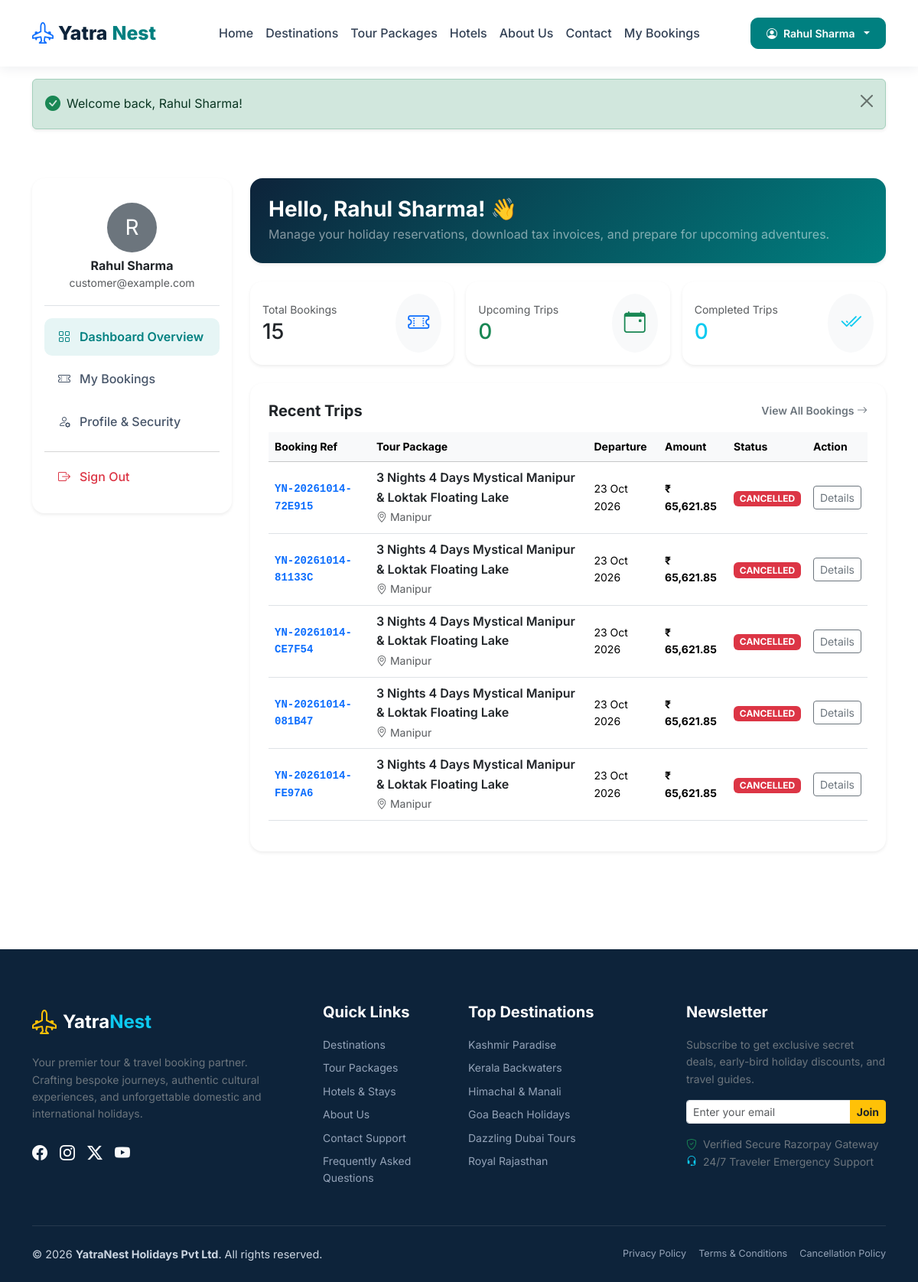
/dashboard (signed in), run on an earlier commit of the app's database.
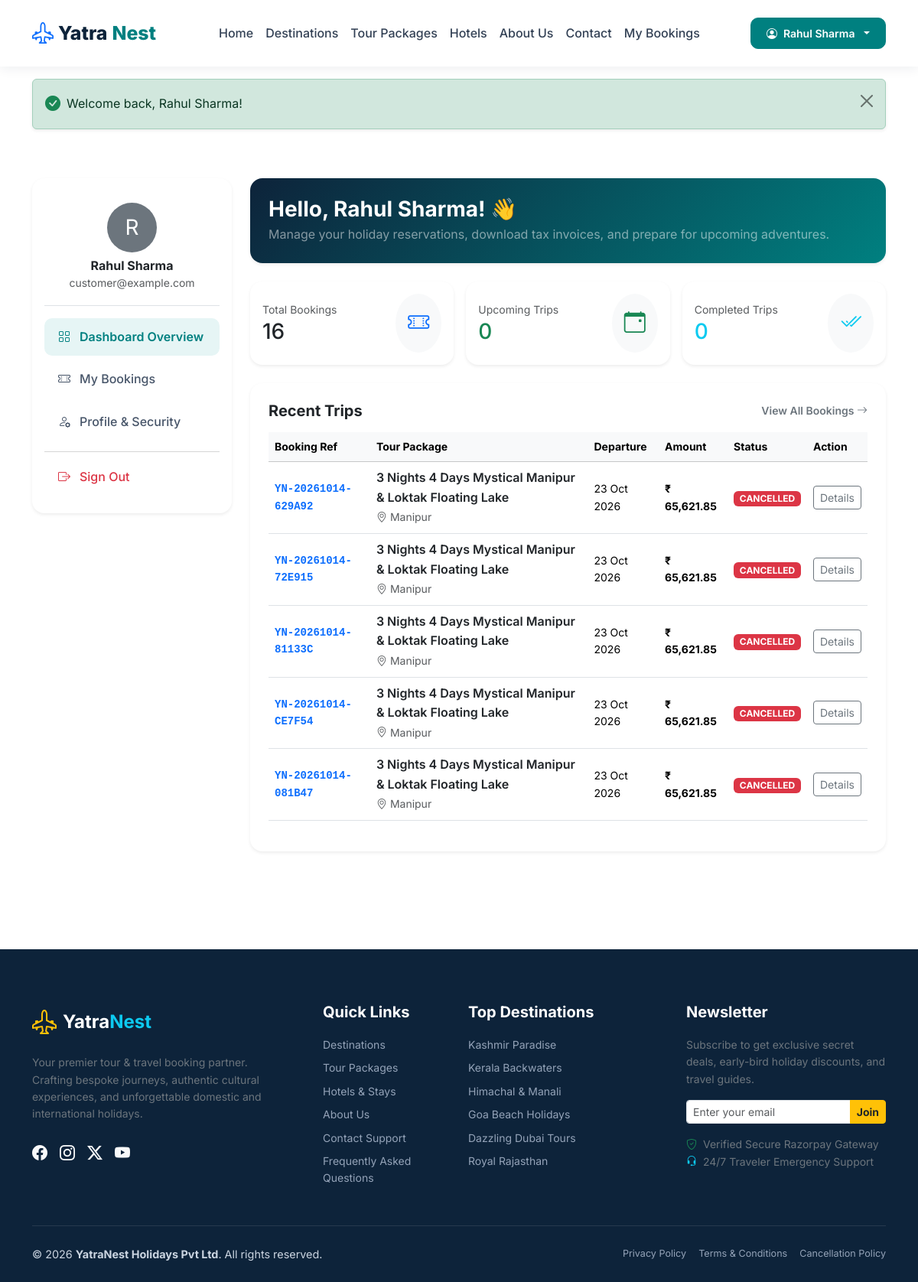
And on a later commit of the database.
### tables this page shows
CREATE TABLE `users` (
  `id` int(10) unsigned NOT NULL AUTO_INCREMENT,
  `name` varchar(150) NOT NULL,
  `email` varchar(191) NOT NULL,
  `phone` varchar(25) DEFAULT NULL,
  `password_hash` varchar(255) NOT NULL,
  `status` enum('active','suspended') DEFAULT 'active',
  `avatar` varchar(255) DEFAULT NULL,
  `created_at` timestamp NOT NULL DEFAULT current_timestamp(),
  `updated_at` timestamp NOT NULL DEFAULT current_timestamp() ON UPDATE current_timestamp(),
  PRIMARY KEY (`id`),
  UNIQUE KEY `email` (`email`),
  KEY `idx_users_email` (`email`),
  KEY `idx_users_status` (`status`)
);

CREATE TABLE `bookings` (
  `id` int(10) unsigned NOT NULL AUTO_INCREMENT,
  `booking_reference` varchar(50) NOT NULL,
  `customer_id` int(10) unsigned NOT NULL,
  `package_id` int(10) unsigned NOT NULL,
  `departure_id` int(10) unsigned NOT NULL,
  `adult_count` int(10) unsigned NOT NULL DEFAULT 1,
  `child_count` int(10) unsigned NOT NULL DEFAULT 0,
  `infant_count` int(10) unsigned NOT NULL DEFAULT 0,
  `subtotal` decimal(10,2) NOT NULL,
  `discount_amount` decimal(10,2) NOT NULL DEFAULT 0.00,
  `tax_rate` decimal(5,2) NOT NULL DEFAULT 5.00,
  `tax_amount` decimal(10,2) NOT NULL DEFAULT 0.00,
  `total_amount` decimal(10,2) NOT NULL,
  `payment_status` enum('unpaid','pending','paid','failed','partially_refunded','refunded') NOT NULL DEFAULT 'unpaid',
  `booking_status` enum('pending','awaiting_payment','confirmed','cancelled','completed','refunded') NOT NULL DEFAULT 'pending',
  `payment_method` enum('razorpay','pay_later') NOT NULL DEFAULT 'razorpay',
  `pickup_location` varchar(255) DEFAULT NULL,
  `special_requests` text DEFAULT NULL,
  `coupon_id` int(10) unsigned DEFAULT NULL,
  `internal_notes` text DEFAULT NULL,
  `created_at` timestamp NOT NULL DEFAULT current_timestamp(),
  `updated_at` timestamp NOT NULL DEFAULT current_timestamp() ON UPDATE current_timestamp(),
  PRIMARY KEY (`id`),
  UNIQUE KEY `booking_reference` (`booking_reference`),
  KEY `idx_booking_ref` (`booking_reference`),
  KEY `idx_booking_customer` (`customer_id`),
  KEY `idx_booking_status` (`booking_status`),
  KEY `idx_booking_payment_status` (`payment_status`),
  KEY `fk_bookings_pkg` (`package_id`),
  KEY `fk_bookings_dep` (`departure_id`),
  KEY `fk_bookings_coupon` (`coupon_id`),
  CONSTRAINT `fk_bookings_coupon` FOREIGN KEY (`coupon_id`) REFERENCES `coupons` (`id`) ON DELETE SET NULL,
  CONSTRAINT `fk_bookings_cust` FOREIGN KEY (`customer_id`) REFERENCES `users` (`id`),
  CONSTRAINT `fk_bookings_dep` FOREIGN KEY (`departure_id`) REFERENCES `tour_departures` (`id`),
  CONSTRAINT `fk_bookings_pkg` FOREIGN KEY (`package_id`) REFERENCES `tour_packages` (`id`)
);

CREATE TABLE `tour_packages` (
  `id` int(10) unsigned NOT NULL AUTO_INCREMENT,
  `category_id` int(10) unsigned NOT NULL,
  `destination_id` int(10) unsigned NOT NULL,
  `title` varchar(255) NOT NULL,
  `slug` varchar(260) NOT NULL,
  `summary` text DEFAULT NULL,
  `description` longtext DEFAULT NULL,
  `duration_days` int(10) unsigned NOT NULL DEFAULT 1,
  `duration_nights` int(10) unsigned NOT NULL DEFAULT 0,
  `price_adult` decimal(10,2) NOT NULL,
  `price_child` decimal(10,2) NOT NULL DEFAULT 0.00,
  `price_infant` decimal(10,2) NOT NULL DEFAULT 0.00,
  `featured_image` varchar(255) DEFAULT NULL,
  `gallery_images` longtext DEFAULT NULL CHECK (json_valid(`gallery_images`)),
  `group_size_max` int(10) unsigned NOT NULL DEFAULT 20,
  `inclusions` text DEFAULT NULL,
  `exclusions` text DEFAULT NULL,
  `cancellation_policy_text` text DEFAULT NULL,
  `hotel_details` text DEFAULT NULL,
  `is_featured` tinyint(1) DEFAULT 0,
  `is_domestic` tinyint(1) DEFAULT 1,
  `tour_type` varchar(50) DEFAULT 'adventure',
  `status` enum('published','draft','archived') DEFAULT 'published',
  `seo_title` varchar(255) DEFAULT NULL,
  `seo_meta_description` text DEFAULT NULL,
  `created_at` timestamp NOT NULL DEFAULT current_timestamp(),
  `updated_at` timestamp NOT NULL DEFAULT current_timestamp() ON UPDATE current_timestamp(),
  PRIMARY KEY (`id`),
  UNIQUE KEY `slug` (`slug`),
  KEY `idx_packages_slug` (`slug`),
  KEY `idx_packages_featured` (`is_featured`),
  KEY `idx_packages_status` (`status`),
  KEY `idx_packages_price` (`price_adult`),
  KEY `fk_packages_cat` (`category_id`),
  KEY `fk_packages_dest` (`destination_id`),
  CONSTRAINT `fk_packages_cat` FOREIGN KEY (`category_id`) REFERENCES `tour_categories` (`id`),
  CONSTRAINT `fk_packages_dest` FOREIGN KEY (`destination_id`) REFERENCES `destinations` (`id`)
);

CREATE TABLE `destinations` (
  `id` int(10) unsigned NOT NULL AUTO_INCREMENT,
  `name` varchar(150) NOT NULL,
  `slug` varchar(160) NOT NULL,
  `country` varchar(100) NOT NULL,
  `state` varchar(100) DEFAULT NULL,
  `city` varchar(100) DEFAULT NULL,
  `description` text DEFAULT NULL,
  `image_url` varchar(255) DEFAULT NULL,
  `is_featured` tinyint(1) DEFAULT 0,
  `status` enum('active','inactive') DEFAULT 'active',
  `created_at` timestamp NOT NULL DEFAULT current_timestamp(),
  `updated_at` timestamp NOT NULL DEFAULT current_timestamp() ON UPDATE current_timestamp(),
  PRIMARY KEY (`id`),
  UNIQUE KEY `slug` (`slug`),
  KEY `idx_dest_slug` (`slug`),
  KEY `idx_dest_featured` (`is_featured`),
  KEY `idx_dest_status` (`status`)
);

CREATE TABLE `tour_departures` (
  `id` int(10) unsigned NOT NULL AUTO_INCREMENT,
  `package_id` int(10) unsigned NOT NULL,
  `departure_date` date NOT NULL,
  `return_date` date NOT NULL,
  `total_seats` int(10) unsigned NOT NULL DEFAULT 20,
  `available_seats` int(10) unsigned NOT NULL DEFAULT 20,
  `adult_price` decimal(10,2) DEFAULT NULL,
  `child_price` decimal(10,2) DEFAULT NULL,
  `status` enum('open','closed','blocked') DEFAULT 'open',
  `created_at` timestamp NOT NULL DEFAULT current_timestamp(),
  `updated_at` timestamp NOT NULL DEFAULT current_timestamp() ON UPDATE current_timestamp(),
  PRIMARY KEY (`id`),
  KEY `idx_dep_date` (`departure_date`),
  KEY `idx_dep_status` (`status`),
  KEY `fk_departures_pkg` (`package_id`),
  CONSTRAINT `fk_departures_pkg` FOREIGN KEY (`package_id`) REFERENCES `tour_packages` (`id`) ON DELETE CASCADE
);

### app/Views/front/customer/dashboard.php (the view, shortened to what the rows shown need)
<div class="container py-5">
    <div class="row g-4">
        <div class="col-lg-3">
            <div class="card p-3 border-0 shadow-sm rounded-4 bg-white">
                <div class="text-center p-3 border-bottom mb-3">
                    <div class="rounded-circle bg-secondary text-white d-inline-flex align-items-center justify-content-center fs-3 mb-2" style="width: 65px; height: 65px;">
                        <?= strtoupper(substr($user['name'], 0, 1)) ?>
                    </div>
                    <h6 class="fw-bold text-dark mb-0"><?= e($user['name']) ?></h6>
                    <span class="small text-muted"><?= e($user['email']) ?></span>
                </div>
            </div>
        </div>
        <div class="col-lg-9">
            <div class="p-4 rounded-4 text-white mb-4 shadow-sm" style="background: linear-gradient(135deg, #0d233a 0%, #008080 100%);">
                <h3 class="fw-bold mb-1">Hello, <?= e($user['name']) ?>! 👋</h3>
                <p class="mb-0 text-white-50">Manage your holiday reservations, download tax invoices, and prepare for upcoming adventures.</p>
            </div>
            <div class="card p-4 border-0 shadow-sm rounded-4 bg-white">
                <?php if (empty($bookings)): ?>
                <div class="text-center py-5 text-muted">
                    <i class="bi bi-suitcase-lg fs-1 text-secondary d-block mb-2"></i>
                    <p class="mb-3">You don't have any bookings yet. Ready for your next journey?</p>
                    <a href="<?= url('/packages') ?>" class="btn yn-btn-primary btn-sm">Browse Holiday Packages</a>
                </div>
                <?php else: ?>
                <div class="table-responsive">
                    <table class="table table-hover align-middle">
                        <thead class="table-light small">
                            <tr>
                                <th>Booking Ref</th>
                                <th>Tour Package</th>
                                <th>Departure</th>
                                <th>Amount</th>
                                <th>Status</th>
                                <th>Action</th>
                            </tr>
                        </thead>
                        <tbody>
                            <?php foreach (array_slice($bookings, 0, 5) as $b): ?>
                            <tr>
                                <td class="fw-bold font-monospace small text-primary"><?= e($b['booking_reference']) ?></td>
                                <td>
                                    <span class="fw-semibold text-dark d-block"><?= e($b['package_title']) ?></span>
                                    <span class="small text-muted"><i class="bi bi-geo-alt me-1"></i><?= e($b['destination_name']) ?></span>
                                </td>
                                <td class="small"><?= date('d M Y', strtotime($b['departure_date'])) ?></td>
                                <td class="fw-bold small"><?= format_currency($b['total_amount']) ?></td>
                                <td>
                                    <span class="badge <?= $b['booking_status'] === 'confirmed' ? 'bg-success' : ($b['booking_status'] === 'cancelled' ? 'bg-danger' : 'bg-warning text-dark') ?>">
                                        <?= strtoupper($b['booking_status']) ?>
                                    </span>
                                </td>
                                <td>
                                    <a href="<?= url('/my-bookings/' . $b['booking_reference']) ?>" class="btn btn-sm btn-outline-secondary">
                                        Details
                                    </a>
                                </td>
                            </tr>
                            <?php endforeach; ?>
                        </tbody>
                    </table>
                </div>
                <?php endif; ?>
            </div>
        </div>
    </div>
</div>

### app/Views/partials/navbar.php (shortened to what the rows shown need)
<?php
$user = auth()->user();
?>
<nav class="navbar navbar-expand-lg navbar-yn sticky-top py-3">
    <div class="container">
        <div class="collapse navbar-collapse" id="navbarMain">
            <div class="d-flex align-items-center gap-2">
                <?php if ($user): ?>
                    <div class="dropdown">
                        <button class="btn btn-sm yn-btn-secondary dropdown-toggle d-flex align-items-center gap-2" type="button" data-bs-toggle="dropdown" aria-expanded="false">
                            <i class="bi bi-person-circle"></i>
                            <span><?= e($user['name']) ?></span>
                        </button>
                    </div>
                <?php endif; ?>
            </div>
        </div>
    </div>
</nav>

What changed in the data, as far as the page shows it:
no longer on this page (row unchanged): bookings: booking_reference "YN-20261014-FE97A6", package.title "3 Nights 4 Days Mystical Manipur & Loktak Floating Lake", destinations.name "Manipur", departure.departure_date "23 Oct 2026", total_amount "₹ 65,621.85", booking_status "CANCELLED"
added bookings: booking_reference "YN-20261014-629A92", package.title "3 Nights 4 Days Mystical Manipur & Loktak Floating Lake", destinations.name "Manipur", departure.departure_date "23 Oct 2026", total_amount "₹ 65,621.85", booking_status "CANCELLED"
Also different on the page:
count($bookings): "15" → "16"
